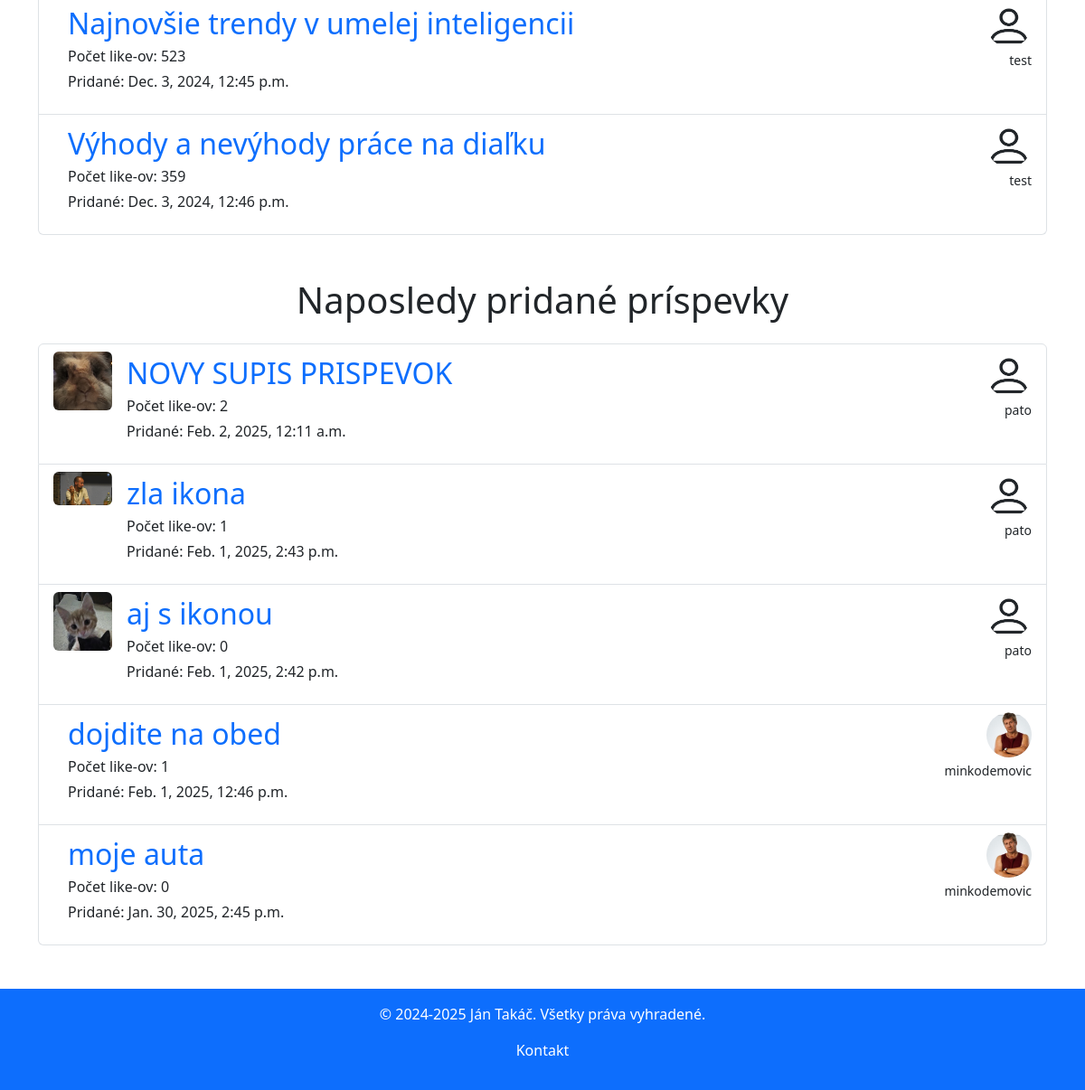
The app's page / (lower part), older data.
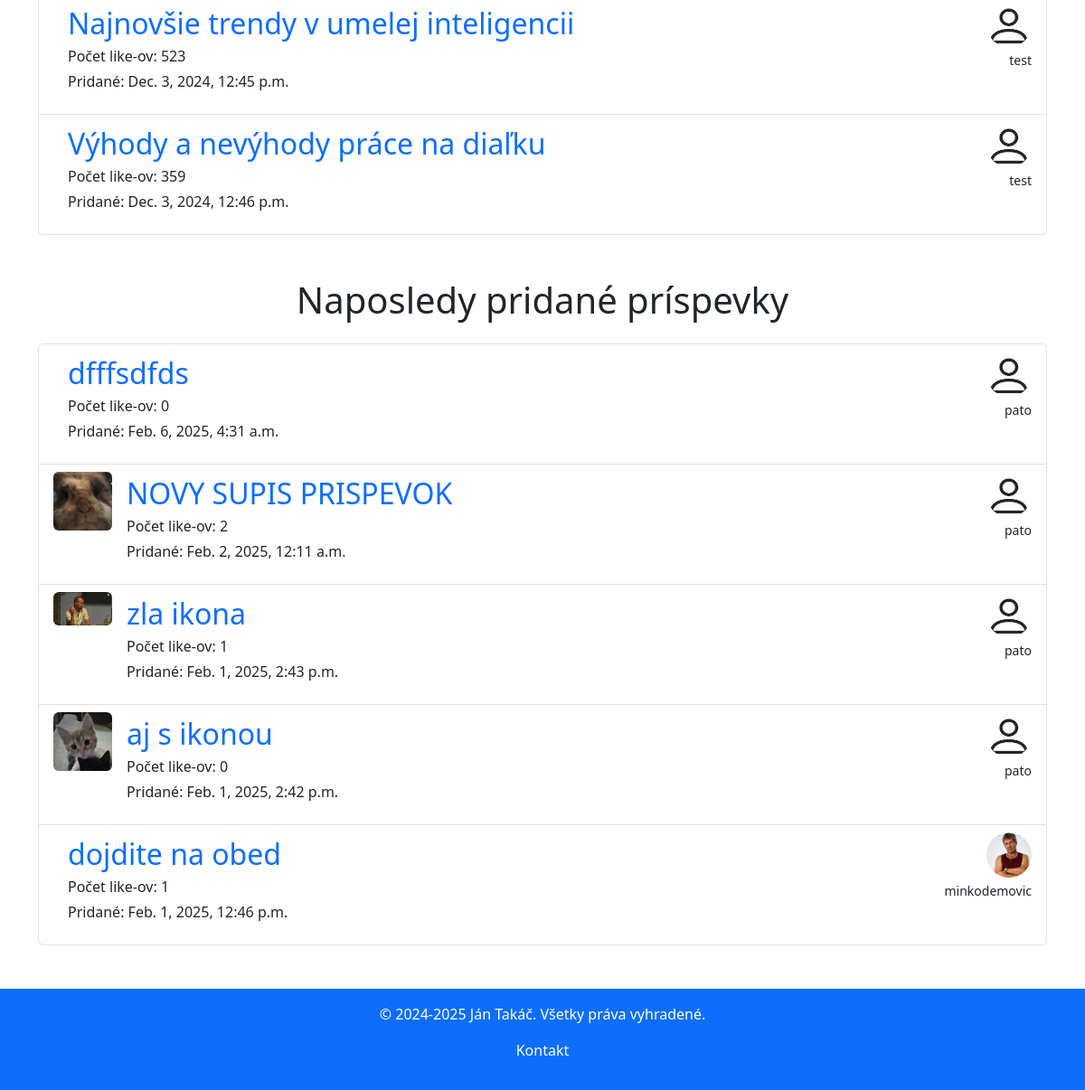
The same page, newer data.
### forum/models.py (models this page shows, shortened)
class Post(models.Model):
    title = models.CharField(max_length=255)
    created_at = models.DateTimeField(auto_now_add=True)
    created_by = models.ForeignKey(User, on_delete=models.CASCADE)
    like_count = models.PositiveIntegerField(default=0)
    content = models.TextField()
    category = models.CharField(max_length=50, default='other', null=False, blank=True)
    icon = models.ImageField(upload_to='post_pics', null=True, blank=True)
    def get_absolute_url(self):
        return reverse('forum:post_detail', args=[str(self.id)])

class Profile(models.Model):
    user = models.OneToOneField(User, on_delete=models.CASCADE, related_name='profile')
    image = models.ImageField(default='pf_pics/default.png', upload_to='pf_pics', null=False, blank=True)
    country = models.CharField(max_length=50, null=True, blank=True)
    bio = models.TextField(max_length=150, null=True, blank=True)

### forum/views.py (the view)
# urls.py: path('', views.index_view, name='index'),
def index_view(request):
    most_liked_posts = Post.objects.all().order_by('-like_count')[:5]
    most_liked_profiles = [Profile.objects.get(user_id=post.created_by_id) for post in most_liked_posts]
    most_liked_tuples = list(zip(most_liked_posts, most_liked_profiles))
    most_recent_posts = Post.objects.all().order_by('-created_at')[:5]
    most_recent_profiles = [Profile.objects.get(user_id=post.created_by_id) for post in most_recent_posts]
    most_recent_tuples = list(zip(most_recent_posts, most_recent_profiles))
    return render(request, 'forum/index.html', {
        'most_liked_tuples': most_liked_tuples,
        'most_recent_tuples': most_recent_tuples,
    })

### forum/templates/forum/index.html (shortened to what this page needs)
{% extends 'forum/base.html' %}
{% block content %}
    <div class="container">
        {% include 'forum/partials/filtered_posts_list.html' with title="Horúce Témy" posts_profiles=most_liked_tuples%}
        {% include 'forum/partials/filtered_posts_list.html' with title="Naposledy pridané príspevky" posts_profiles=most_recent_tuples %}
    </div>
{% endblock %}

### forum/templates/forum/partials/filtered_posts_list.html
<div class="mt-4 my-5">
    <h1 class="text-center mb-4">{{ title }}</h1>
    <div class="list-group">
        {% if posts_profiles %}
            {% for post, profile in posts_profiles %}
                <li class="list-group-item list-group-item-action position-relative">
                    <div class="d-flex align-items-start h-100">
                        {% if post.icon %}
                        <div class="flex-shrink-0">
                            <img src="{{ post.icon.url }}"
                                 width="65"
                                 alt="post_icon"
                                 class="h-auto rounded">
                        </div>
                        {% endif %}
                        <div class="flex-grow-1 ms-3 overflow-hidden">
                            <a href="{{ post.get_absolute_url }}" class="fs-2 text-decoration-none">{{ post.title }}</a>
                            <p class="mb-1">Počet like-ov: {{ post.like_count }}</p>
                            <p>Pridané: {{ post.created_at }}</p>
                        </div>
                        <div class="text-end">
                            <img src="{{ profile.image.url }}"
                                 width="50"
                                 height="50"
                                 alt="last_created_by"
                                 class="rounded-circle">
                            <p class="mt-1 mb-0 small">{{ profile.user.username }}</p>
                        </div>
                    </div>
                </li>
            {% endfor %}
        {% else %}
            <p>Žiaden príspevok nespadá do vybratej kategórie</p>
        {% endif %}
    </div>
</div>

Row changes from the older to the newer data that the page shows:
no longer on this page (row unchanged): Post: title "moje auta", like_count "0", created_at "Jan. 30, 2025, 2:45 p.m.", image (picture), user.username "minkodemovic"
added Post: title "dfffsdfds", like_count "0", created_at "Feb. 6, 2025, 4:31 a.m.", image (placeholder picture), user.username "pato"
